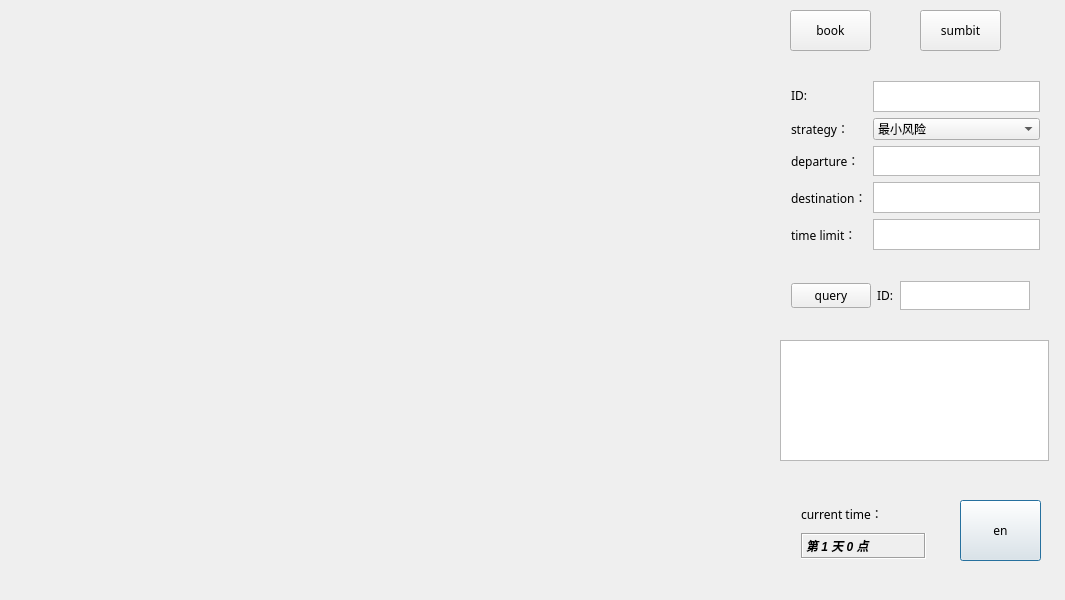
<?xml version="1.0" encoding="UTF-8"?>
<ui version="4.0">
 <class>Widget</class>
 <widget class="QWidget" name="Widget">
  <property name="geometry">
   <rect>
    <x>0</x>
    <y>0</y>
    <width>1065</width>
    <height>600</height>
   </rect>
  </property>
  <property name="sizePolicy">
   <sizepolicy hsizetype="Fixed" vsizetype="Fixed">
    <horstretch>0</horstretch>
    <verstretch>0</verstretch>
   </sizepolicy>
  </property>
  <property name="minimumSize">
   <size>
    <width>1065</width>
    <height>600</height>
   </size>
  </property>
  <property name="maximumSize">
   <size>
    <width>1065</width>
    <height>600</height>
   </size>
  </property>
  <property name="windowTitle">
   <string>Widget</string>
  </property>
  <widget class="QWidget" name="UI" native="true">
   <property name="geometry">
    <rect>
     <x>770</x>
     <y>0</y>
     <width>301</width>
     <height>601</height>
    </rect>
   </property>
   <widget class="QPushButton" name="book_btn">
    <property name="geometry">
     <rect>
      <x>20</x>
      <y>10</y>
      <width>81</width>
      <height>41</height>
     </rect>
    </property>
    <property name="font">
     <font>
      <family>Algerian</family>
     </font>
    </property>
    <property name="text">
     <string>book</string>
    </property>
    <property name="checkable">
     <bool>false</bool>
    </property>
    <property name="autoRepeat">
     <bool>false</bool>
    </property>
    <property name="autoDefault">
     <bool>false</bool>
    </property>
    <property name="flat">
     <bool>false</bool>
    </property>
   </widget>
   <widget class="QPushButton" name="sumbit_btn">
    <property name="geometry">
     <rect>
      <x>150</x>
      <y>10</y>
      <width>81</width>
      <height>41</height>
     </rect>
    </property>
    <property name="font">
     <font>
      <family>Algerian</family>
     </font>
    </property>
    <property name="text">
     <string>sumbit</string>
    </property>
    <property name="checkable">
     <bool>false</bool>
    </property>
    <property name="autoRepeat">
     <bool>false</bool>
    </property>
    <property name="autoDefault">
     <bool>false</bool>
    </property>
    <property name="flat">
     <bool>false</bool>
    </property>
   </widget>
   <widget class="QWidget" name="horizontalLayoutWidget">
    <property name="geometry">
     <rect>
      <x>10</x>
      <y>270</y>
      <width>261</width>
      <height>51</height>
     </rect>
    </property>
    <layout class="QHBoxLayout" name="horizontalLayout">
     <item>
      <widget class="QPushButton" name="query_btn">
       <property name="font">
        <font>
         <family>Algerian</family>
        </font>
       </property>
       <property name="text">
        <string>query</string>
       </property>
       <property name="checkable">
        <bool>false</bool>
       </property>
       <property name="autoRepeat">
        <bool>false</bool>
       </property>
       <property name="autoDefault">
        <bool>false</bool>
       </property>
       <property name="flat">
        <bool>false</bool>
       </property>
      </widget>
     </item>
     <item>
      <widget class="QLabel" name="id_label_2">
       <property name="font">
        <font>
         <family>Arial Rounded MT Bold</family>
        </font>
       </property>
       <property name="text">
        <string>ID:</string>
       </property>
      </widget>
     </item>
     <item>
      <widget class="QTextEdit" name="id_edit_2"/>
     </item>
    </layout>
   </widget>
   <widget class="QTextEdit" name="log_edit">
    <property name="geometry">
     <rect>
      <x>10</x>
      <y>340</y>
      <width>269</width>
      <height>121</height>
     </rect>
    </property>
   </widget>
   <widget class="QWidget" name="verticalLayoutWidget">
    <property name="geometry">
     <rect>
      <x>20</x>
      <y>490</y>
      <width>147</width>
      <height>80</height>
     </rect>
    </property>
    <layout class="QVBoxLayout" name="verticalLayout_4">
     <item>
      <widget class="QLabel" name="curent_time_label">
       <property name="font">
        <font>
         <family>Arial Rounded MT Bold</family>
        </font>
       </property>
       <property name="text">
        <string>current time：</string>
       </property>
      </widget>
     </item>
     <item>
      <widget class="QLabel" name="current_time_display">
       <property name="font">
        <font>
         <family>Arial</family>
         <weight>75</weight>
         <italic>true</italic>
         <bold>true</bold>
        </font>
       </property>
       <property name="frameShape">
        <enum>QFrame::Box</enum>
       </property>
       <property name="frameShadow">
        <enum>QFrame::Sunken</enum>
       </property>
       <property name="text">
        <string>第 1 天 0 点</string>
       </property>
      </widget>
     </item>
    </layout>
   </widget>
   <widget class="QPushButton" name="enable_btn">
    <property name="geometry">
     <rect>
      <x>190</x>
      <y>500</y>
      <width>81</width>
      <height>61</height>
     </rect>
    </property>
    <property name="font">
     <font>
      <family>Algerian</family>
     </font>
    </property>
    <property name="text">
     <string>en</string>
    </property>
    <property name="checkable">
     <bool>false</bool>
    </property>
    <property name="autoRepeat">
     <bool>false</bool>
    </property>
    <property name="autoDefault">
     <bool>true</bool>
    </property>
    <property name="default">
     <bool>true</bool>
    </property>
    <property name="flat">
     <bool>false</bool>
    </property>
   </widget>
   <widget class="QWidget" name="layoutWidget_3">
    <property name="geometry">
     <rect>
      <x>10</x>
      <y>70</y>
      <width>271</width>
      <height>191</height>
     </rect>
    </property>
    <layout class="QFormLayout" name="formLayout_2">
     <item row="0" column="0">
      <widget class="QLabel" name="id_label">
       <property name="font">
        <font>
         <family>Arial Rounded MT Bold</family>
        </font>
       </property>
       <property name="text">
        <string>ID:</string>
       </property>
      </widget>
     </item>
     <item row="0" column="1">
      <widget class="QTextEdit" name="id_edit"/>
     </item>
     <item row="1" column="0">
      <widget class="QLabel" name="strategy_label">
       <property name="font">
        <font>
         <family>Arial Rounded MT Bold</family>
        </font>
       </property>
       <property name="text">
        <string>strategy：</string>
       </property>
      </widget>
     </item>
     <item row="3" column="0">
      <widget class="QLabel" name="destination_label">
       <property name="font">
        <font>
         <family>Arial Rounded MT Bold</family>
        </font>
       </property>
       <property name="text">
        <string>destination：</string>
       </property>
      </widget>
     </item>
     <item row="5" column="0">
      <widget class="QLabel" name="time_label">
       <property name="font">
        <font>
         <family>Arial Rounded MT Bold</family>
        </font>
       </property>
       <property name="text">
        <string>time limit：</string>
       </property>
      </widget>
     </item>
     <item row="1" column="1">
      <widget class="QComboBox" name="strategy_box">
       <property name="currentText">
        <string>最小风险</string>
       </property>
       <property name="currentIndex">
        <number>0</number>
       </property>
       <item>
        <property name="text">
         <string>最小风险</string>
        </property>
       </item>
       <item>
        <property name="text">
         <string>限时最小风险</string>
        </property>
       </item>
      </widget>
     </item>
     <item row="3" column="1">
      <widget class="QTextEdit" name="destination_edit"/>
     </item>
     <item row="5" column="1">
      <widget class="QTextEdit" name="time_edit"/>
     </item>
     <item row="2" column="0">
      <widget class="QLabel" name="departure_label">
       <property name="font">
        <font>
         <family>Arial Rounded MT Bold</family>
        </font>
       </property>
       <property name="text">
        <string>departure：</string>
       </property>
      </widget>
     </item>
     <item row="2" column="1">
      <widget class="QTextEdit" name="departure_edit"/>
     </item>
    </layout>
   </widget>
  </widget>
 </widget>
 <layoutdefault spacing="6" margin="11"/>
 <resources/>
 <connections/>
</ui>
